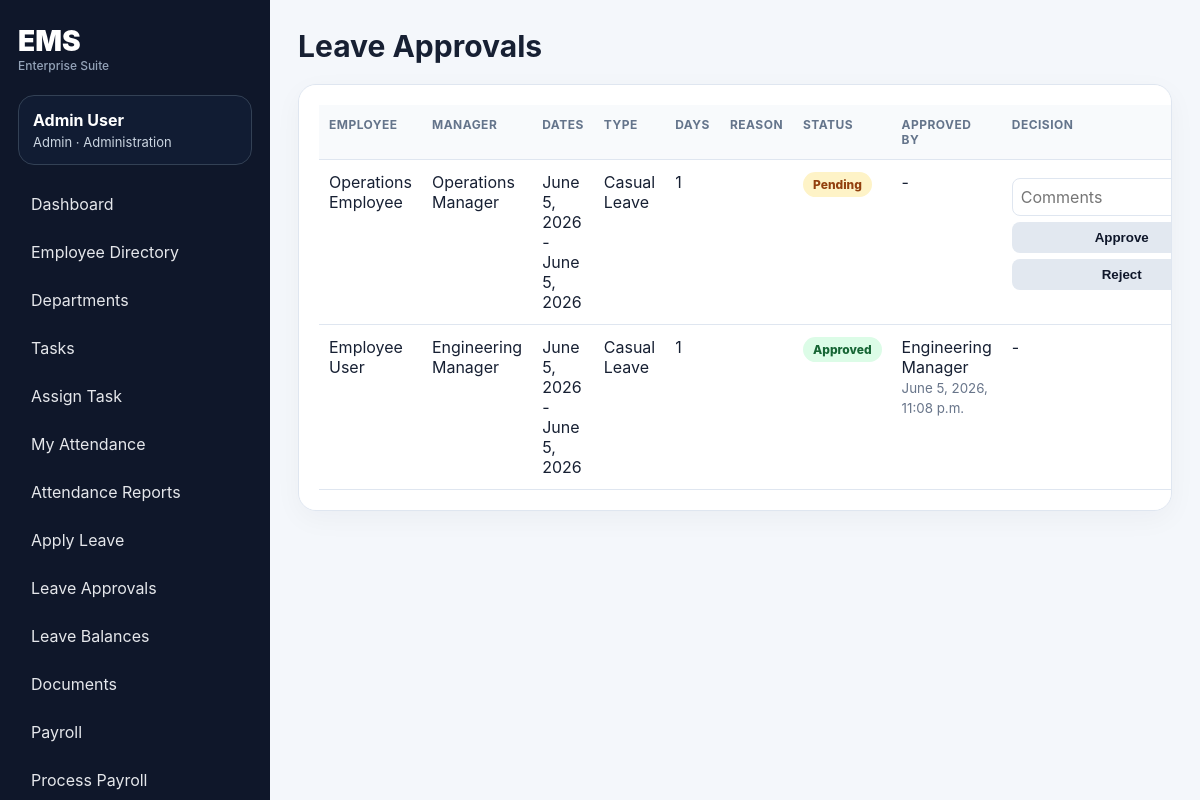
Screenshot of /leaves/ (signed in) with the database file from the repository.
### ems/models.py (models this page shows, shortened)
class UserProfile(models.Model):
    userId = models.CharField('Employee ID', max_length=80, unique=True)
    username = models.CharField(max_length=100, unique=True)
    password = models.CharField(max_length=255)
    role = models.CharField(max_length=20, choices=ROLE_CHOICES, default='employee')
    full_name = models.CharField(max_length=160, blank=True)
    email = models.EmailField(unique=True)
    phone = models.CharField(max_length=30, blank=True)
    designation = models.CharField(max_length=100, blank=True)
    department = models.ForeignKey(Department, null=True, blank=True, on_delete=models.SET_NULL, related_name='employees')
    manager = models.ForeignKey('self', null=True, blank=True, on_delete=models.SET_NULL, related_name='team_members')
    date_joined = models.DateField(default=timezone.localdate)
    employment_status = models.CharField(max_length=30, choices=EMPLOYMENT_STATUS, default='Active')
    work_location = models.CharField(max_length=120, default='Head Office')
    experience = models.IntegerField(default=0)
    skillset = models.JSONField(default=list, blank=True)
    leaveBalance = models.IntegerField(default=12)
    leaveTakenThisYear = models.IntegerField(default=0)
    salary_ctc = models.DecimalField(max_digits=12, decimal_places=2, default=0)
    bank_name = models.CharField(max_length=120, blank=True)
    account_last4 = models.CharField(max_length=4, blank=True)
    projectWorkingOn = models.CharField(max_length=200, blank=True)
    emergency_contact = models.CharField(max_length=120, blank=True)
    createdAt = models.DateTimeField(auto_now_add=True)
    last_login_at = models.DateTimeField(null=True, blank=True)
    failed_login_attempts = models.IntegerField(default=0)
    must_change_password = models.BooleanField(default=False)
    updatedAt = models.DateTimeField(auto_now=True)
    @property
    def display_name(self):
        return self.full_name or self.username

class Department(models.Model):
    name = models.CharField(max_length=120, unique=True)
    code = models.CharField(max_length=20, unique=True)
    head = models.CharField(max_length=120, blank=True)
    location = models.CharField(max_length=120, blank=True)
    created_at = models.DateTimeField(auto_now_add=True)

class LeaveRequest(models.Model):
    user = models.ForeignKey(UserProfile, on_delete=models.CASCADE, related_name='leaves')
    fromDate = models.DateField()
    toDate = models.DateField()
    reason = models.TextField(blank=True)
    leaveType = models.CharField(max_length=80, default='Casual Leave')
    status = models.CharField(max_length=20, choices=LEAVE_STATUS, default='pending')
    duration = models.IntegerField(default=0)
    approver = models.ForeignKey(UserProfile, null=True, blank=True, on_delete=models.SET_NULL, related_name='approved_leaves')
    approved_on = models.DateTimeField(null=True, blank=True)
    approver_comments = models.TextField(blank=True)
    createdAt = models.DateTimeField(auto_now_add=True)
    updatedAt = models.DateTimeField(auto_now=True)

### ems/views.py (the view)
# urls.py: path('leaves/', views.leaves_list, name='leaves'),
@login_required
def leaves_list(request):
    user = request.profile
    leaves = LeaveRequest.objects.select_related('user','user__manager','approver').order_by('-createdAt')
    if user.role == 'employee': leaves = leaves.filter(user=user)
    elif user.role == 'manager': leaves = leaves.filter(Q(user__manager=user) | Q(user=user))
    leaves = list(leaves)
    for leave in leaves:
        leave.can_decide = can_approve_leave(user, leave) and leave.status == 'pending'
    return render(request, 'ems/leaves.html', base_context(request, leaves=leaves))

### ems/views.py (called while the page is built)
def ensure_leave_balances(user):
    year = timezone.localdate().year
    for leave_type, opening in [('Casual Leave', 12), ('Sick Leave', 8), ('Earned Leave', 12)]:
        LeaveBalance.objects.get_or_create(
            employee=user,
            year=year,
            leave_type=leave_type,
            defaults={'opening_balance': opening, 'credited': 0, 'used': 0, 'adjusted': 0},
        )

def current_user(request):
    uid = request.session.get('profile_id')
    return UserProfile.objects.filter(id=uid).first() if uid else None

def login_required(view):
    @wraps(view)
    def wrapper(request, *args, **kwargs):
        seed_defaults()
        user = current_user(request)
        if not user:
            messages.warning(request, 'Please login first.')
            return redirect('login')
        request.profile = user
        return view(request, *args, **kwargs)
    return wrapper

def base_context(request, **kwargs):
    data = {'me': getattr(request, 'profile', current_user(request))}
    data.update(kwargs)
    return data

def can_approve_leave(actor, leave):
    if actor.id == leave.user_id:
        return False
    if actor.role in ['admin', 'hr']:
        return True
    if actor.role == 'manager':
        return leave.user.manager_id == actor.id
    return False

### ems/templates/ems/leaves.html
{% extends 'ems/base.html' %}{% block content %}<div class="page-head"><h1>Leave Approvals</h1></div><section class="panel"><table><tr><th>Employee</th><th>Manager</th><th>Dates</th><th>Type</th><th>Days</th><th>Reason</th><th>Status</th><th>Approved By</th><th>Decision</th></tr>{% for l in leaves %}<tr><td>{{ l.user.display_name }}</td><td>{{ l.user.manager.display_name|default:'-' }}</td><td>{{ l.fromDate }} - {{ l.toDate }}</td><td>{{ l.leaveType }}</td><td>{{ l.duration }}</td><td>{{ l.reason|truncatechars:60 }}</td><td><span class="badge {{ l.status }}">{{ l.status|title }}</span></td><td>{% if l.approver %}{{ l.approver.display_name }}<br><small>{{ l.approved_on|default:l.updatedAt }}</small>{% else %}-{% endif %}</td><td>{% if l.can_decide %}<form method="post" action="{% url 'leave_update' l.id %}" class="mini-form">{% csrf_token %}<input name="approver_comments" placeholder="Comments"><button name="status" value="approved">Approve</button><button name="status" value="rejected">Reject</button></form>{% else %}{{ l.approver_comments|default:'-' }}{% endif %}</td></tr>{% empty %}<tr><td colspan="9">No leave requests found.</td></tr>{% endfor %}</table></section>{% endblock %}

### ems/templates/ems/base.html (shortened to what this page needs)
{% load static %}
<!doctype html>
<html lang="en">
<head>
  <link rel="stylesheet" href="{% static 'ems/style.css' %}">
</head>
<body>
{% if me %}
<aside class="sidebar">
  <div class="brand"><span>EMS</span><small>Enterprise Suite</small></div>
  <div class="userbox"><b>{{ me.display_name }}</b><span>{{ me.role|title }} · {{ me.department.name|default:'No Dept' }}</span></div>
  <nav>
    <a href="{% url 'dashboard' %}">Dashboard</a>
    <a href="{% url 'employees' %}">Employee Directory</a>
    {% if me.role == 'admin' or me.role == 'hr' %}<a href="{% url 'departments' %}">Departments</a>{% endif %}
    <a href="{% url 'tasks' %}">Tasks</a>
    {% if me.role != 'employee' %}<a href="{% url 'task_assign' %}">Assign Task</a>{% endif %}
    <a href="{% url 'attendance' %}">My Attendance</a>
    {% if me.role != 'employee' %}<a href="{% url 'attendance_reports' %}">Attendance Reports</a>{% endif %}
    <a href="{% url 'leave_apply' %}">Apply Leave</a>
    <a href="{% url 'leaves' %}">Leave Approvals</a>
    <a href="{% url 'leave_balances' %}">Leave Balances</a>
    <a href="{% url 'documents' %}">Documents</a>
    <a href="{% url 'payroll' %}">Payroll</a>
    {% if me.role == 'admin' or me.role == 'hr' %}
      <a href="{% url 'payroll_assign' %}">Process Payroll</a>
    {% endif %}
  </nav>
</aside>
{% endif %}
<main class="main {% if not me %}auth-main{% endif %}">
  {% block content %}{% endblock %}
</main>
</body>
</html>

### ems/static/ems/style.css (style rules this page uses)
:root { --bg:#f4f7fb;--panel:#fff;--text:#172033;--muted:#68758a;--primary:#1d4ed8;--primary2:#0f172a;--border:#dfe6f0;--success:#15803d;--danger:#b91c1c;--warn:#b45309 }
* { box-sizing:border-box }
body { margin:0;font-family:Inter,Segoe UI,Arial,sans-serif;background:var(--bg);color:var(--text) }
a { color:var(--primary);text-decoration:none }
.sidebar { position:fixed;left:0;top:0;bottom:0;width:270px;background:#0f172a;color:white;padding:24px 18px;overflow:auto }
.brand { font-size:28px;font-weight:900;margin-bottom:22px }
.brand small { display:block;font-size:12px;color:#94a3b8;font-weight:500 }
.userbox { padding:14px;border:1px solid #334155;border-radius:16px;margin-bottom:18px;background:#111c33 }
.userbox b,.userbox span { display:block }
.userbox span { color:#cbd5e1;font-size:13px;margin-top:4px }
.sidebar nav { display:grid;gap:6px }
.sidebar nav a { color:#e5e7eb;padding:11px 13px;border-radius:12px }
.main { margin-left:270px;padding:28px;min-height:100vh }
input,select,textarea { width:100%;padding:12px 13px;border:1px solid var(--border);border-radius:12px;background:#fff;margin-top:6px;font:inherit }
.page-head { display:flex;align-items:center;justify-content:space-between;margin-bottom:20px;gap:20px }
.page-head h1 { margin:0;font-size:30px }
.card,.panel { background:var(--panel);border:1px solid var(--border);border-radius:18px;box-shadow:0 8px 28px #0f172a0a }
.panel { padding:20px;margin-bottom:20px;overflow:auto }
.btn,button { border:0;border-radius:12px;background:#e2e8f0;color:#0f172a;padding:11px 16px;font-weight:800;cursor:pointer }
table { width:100%;border-collapse:collapse }
th,td { padding:12px 10px;border-bottom:1px solid var(--border);text-align:left;vertical-align:top }
th { font-size:12px;text-transform:uppercase;letter-spacing:.04em;color:#64748b;background:#f8fafc }
small { color:var(--muted) }
.badge { display:inline-block;padding:5px 10px;border-radius:999px;background:#e0f2fe;color:#075985;font-weight:800;font-size:12px }
.badge.approved { background:#dcfce7;color:#166534 }
.badge.pending { background:#fef3c7;color:#92400e }
.mini-form { display:grid;gap:6px;min-width:220px }
.mini-form input,.mini-form select { padding:8px;border-radius:8px }
.mini-form button { padding:8px;border-radius:8px }

### rows the page displays
UserProfile: display_name "Admin User", role "Admin", department.name "Administration"
LeaveRequest: user.display_name "Operations Employee", user.manager.display_name "Operations Manager", fromDate "June 5, 2026", toDate "June 5, 2026", leaveType "Casual Leave", duration "1", status "Pending"
LeaveRequest: user.display_name "Employee User", user.manager.display_name "Engineering Manager", fromDate "June 5, 2026", toDate "June 5, 2026", leaveType "Casual Leave", duration "1", status "Approved", approver.display_name "Engineering Manager", approved_on "June 5, 2026, 11:08 p.m.", approver_comments "-"
